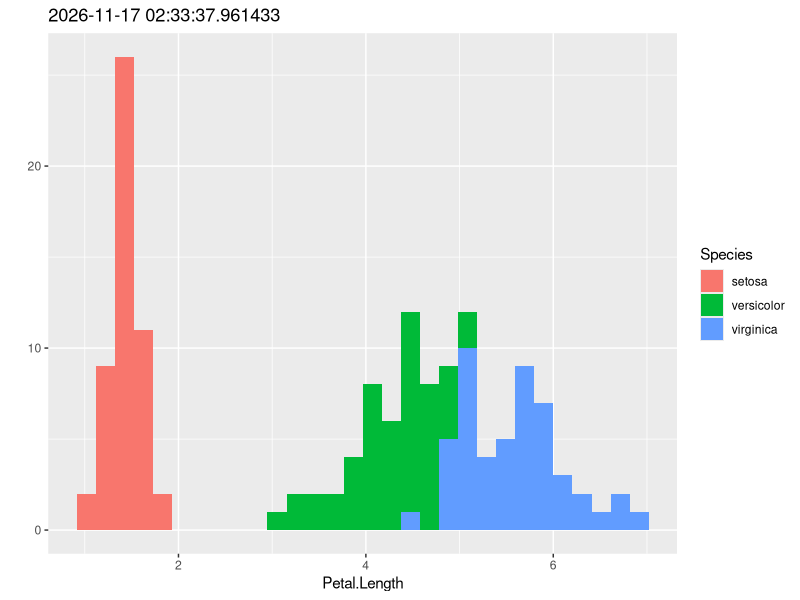

The R script that drew this image:
############### Library Declarations ###############

libraryRequireInstall = function(packageName, ...)
{
  if(!require(packageName, character.only = TRUE)) 
    warning(paste("*** The package: '", packageName, "' was not installed ***",sep=""))
}

libraryRequireInstall('ggplot2');
#################################################

############### Actual code ###############
g = qplot(`Petal.Length`, data = iris, fill = `Species`, main = Sys.time());

g
#################################################